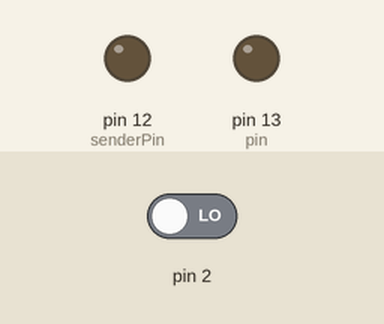
The sketch below on a simulated Arduino Uno, built with avr-gcc and run on an emulated ATmega328P. On the bench: output pins drawn as LEDs (lit = HIGH). The inputs (shaded band) are chosen by the test bench; at power-on: pin 2 LOW. What the sketch prints to the serial monitor is not drawn.

Above: at 1.2 s.
1.3 s: pin 2 driven HIGH
At 1.48 s:
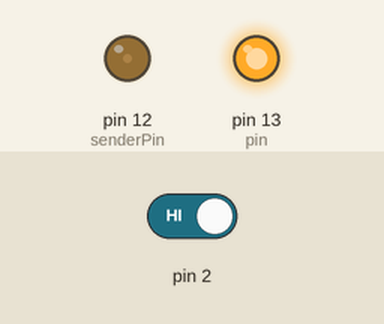
Timing chart, 0 to 4.3 s (numbered marks = the images above; inputs shaded):
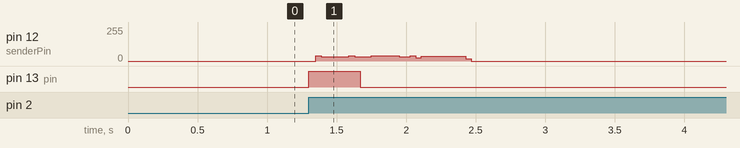

The sketch:

hall_sender.ino
```cpp
// (licence header left out)
#define senderPin 12

long codeKit = 1000;  // Your unique ID for your Arduino node
int BytesType[] = {1,0,1,0}; // Protocol Code: here it's 10d (1010b) can be what you want
int Bytes[30];
int BytesData[30];
boolean Timing = false; // Print timings on serial when eq to true
unsigned long CounterValue = 0;
int pin = 13;

void itob(unsigned long integer, int length)
{
 for (int i=0; i<length; i++){
   if ((integer / power2(length-1-i))==1){
     integer-=power2(length-1-i);
     Bytes[i]=1;
   }
   else Bytes[i]=0;
 }
}

void itobCounter(unsigned long integer, int length)
{
 for (int i=0; i<length; i++){
   if ((integer / power2(length-1-i))==1){
     integer-=power2(length-1-i);
     BytesData[i]=1;
   }
   else BytesData[i]=0;
 }
}

unsigned long power2(int power){    //gives 2 to the (power)
 unsigned long integer=1;
 for (int i=0; i<power; i++){
   integer*=2;
 }
 return integer;
}

/**
 * Create binary signal
**/
void buildSignal()
{
  Serial.println(codeKit);
  itob(codeKit, 14);
  for(int j=0;j < 14; j++){
   Serial.print(Bytes[j]);
  }
  Serial.println();
}

// Convert 0 in 01 and 1 in 10 (Manchester conversion)
void sendPair(bool b) {
 if(b)
 {
   sendBit(true);
   sendBit(false);
 }
 else
 {
   sendBit(false);
   sendBit(true);
 }
}

//Envois d'une pulsation (passage de l'etat haut a l'etat bas)
//1 = 310µs haut puis 1340µs bas
//0 = 310µs haut puis 310µs bas
void sendBit(bool b) {
 if (b) {
   digitalWrite(senderPin, HIGH);
   delayMicroseconds(506);   //305 orinally, but tweaked.
   if (Timing) Serial.print("506 ");
   digitalWrite(senderPin, LOW);
   delayMicroseconds(2024);  //1225 orinally, but tweaked.
   if (Timing) Serial.print("2024 ");
 }
 else {
   digitalWrite(senderPin, HIGH);
   delayMicroseconds(506);   //305 orinally, but tweaked.
   if (Timing) Serial.print("506 ");
   digitalWrite(senderPin, LOW);
   delayMicroseconds(4301);   //305 orinally, but tweaked.
   if (Timing) Serial.print("4301 ");
 }
}

/**
 * Transmit data
 * @param boolean  positive : if the value you send is a positive or negative one
 * @param long Counter : the value you want to send
 **/
void transmit(boolean positive, unsigned long Counter)
{
 int i;
 itobCounter(Counter, 30);

 // Send the unique ID of your Arduino node
 for(i=0; i<14;i++)
 {
   sendPair(Bytes[i]);
 }

 // Send protocol type
 for(int j = 0; j<4; j++)
 {
   sendPair(BytesType[j]);
 }

 // Send the flag to mark the value as positive or negative
 sendPair(positive);

 // Send value (ie your counter)
 for(int j = 0; j<30; j++)
 {
   sendPair(BytesData[j]);
 }

 // Send the flag "End of the transmission"
 digitalWrite(senderPin, HIGH);
 if (Timing) Serial.print("506 ");
 delayMicroseconds(506);
 digitalWrite(senderPin, LOW);
 if (Timing) Serial.print("8602 ");
 delayMicroseconds(8602);

}

 void setup()
{
  pinMode(senderPin, OUTPUT);
  pinMode(pin, OUTPUT);
  Serial.begin(115200);
  buildSignal();
  attachInterrupt(0, blink, RISING);
}

void loop()
{
}

void blink()
{
  digitalWrite(pin, true);
  CounterValue += 1;
  //Serial.print("Compteur : ");
  //Serial.println(CounterValue);
  transmit(true, CounterValue);
  digitalWrite(pin, false);
  transmit(true, CounterValue);
  transmit(true, CounterValue);
}
```

Measured:
- after the input at 1.3 s, pin 13 (pin): LOW → HIGH at once, → LOW 0.37 s later
